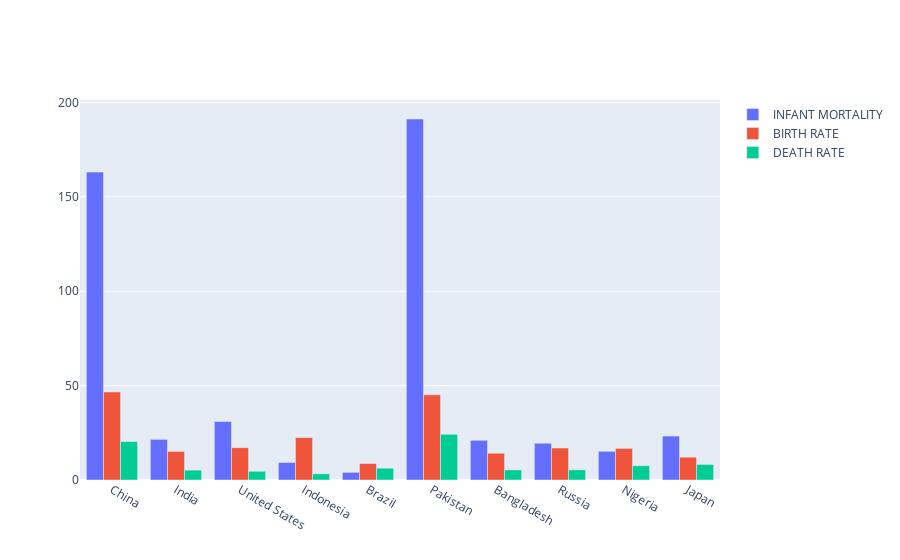

The cell this chart's notebook holds for it:
### Code cell
fig = go.Figure(data=[
    go.Bar(name='INFANT MORTALITY', x=cont.nlargest(10, 'Population')['Country'], y=cont['Infant_mortality']),
    go.Bar(name='BIRTH RATE', x=cont.nlargest(10, 'Population')['Country'], y=cont['Birthrate']),
    go.Bar(name='DEATH RATE', x=cont.nlargest(10, 'Population')['Country'], y=cont['Deathrate'])
])

fig.update_layout(barmode='group')
fig.show()

### Figure 1 — Plotly figure (JSON) as saved in the notebook; plotly's stock layout.template omitted (floating-point values rounded to 4 significant figures; data arrays with more than 128 entries replaced by an {"elided": "..."} marker saying what was removed)
{"data": [{"name": "INFANT MORTALITY", "type": "bar", "x": ["China ", "India ", "United States ", "Indonesia ", "Brazil ", "Pakistan ", "Bangladesh ", "Russia ", "Nigeria ", "Japan "], "y": {"elided": "227 float values"}}, {"name": "BIRTH RATE", "type": "bar", "x": ["China ", "India ", "United States ", "Indonesia ", "Brazil ", "Pakistan ", "Bangladesh ", "Russia ", "Nigeria ", "Japan "], "y": {"elided": "227 float values"}}, {"name": "DEATH RATE", "type": "bar", "x": ["China ", "India ", "United States ", "Indonesia ", "Brazil ", "Pakistan ", "Bangladesh ", "Russia ", "Nigeria ", "Japan "], "y": {"elided": "227 float values"}}], "layout": {"barmode": "group"}}
